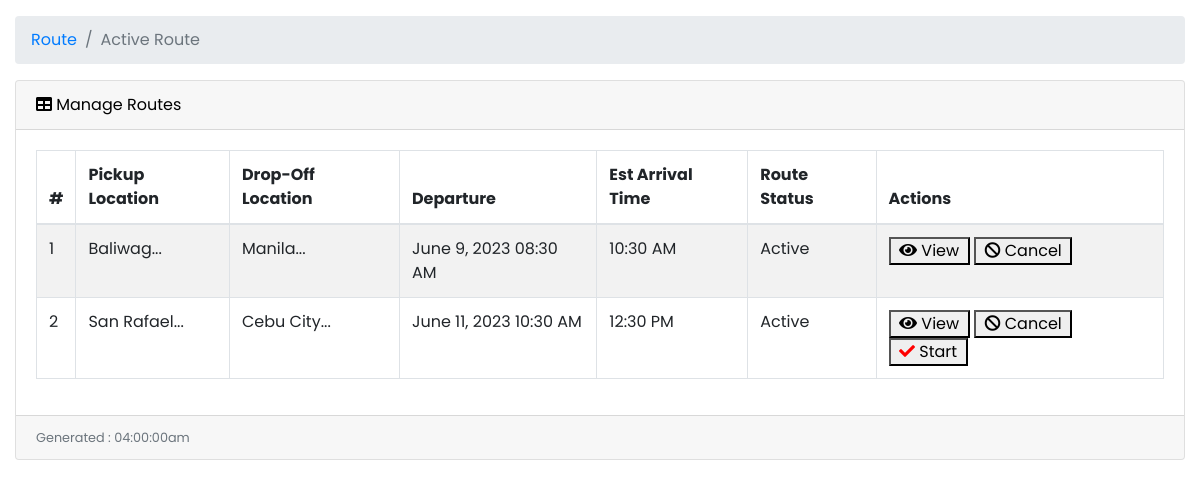
The page /user/driverRoute.php?status=Active (signed in) on the database as committed earlier.
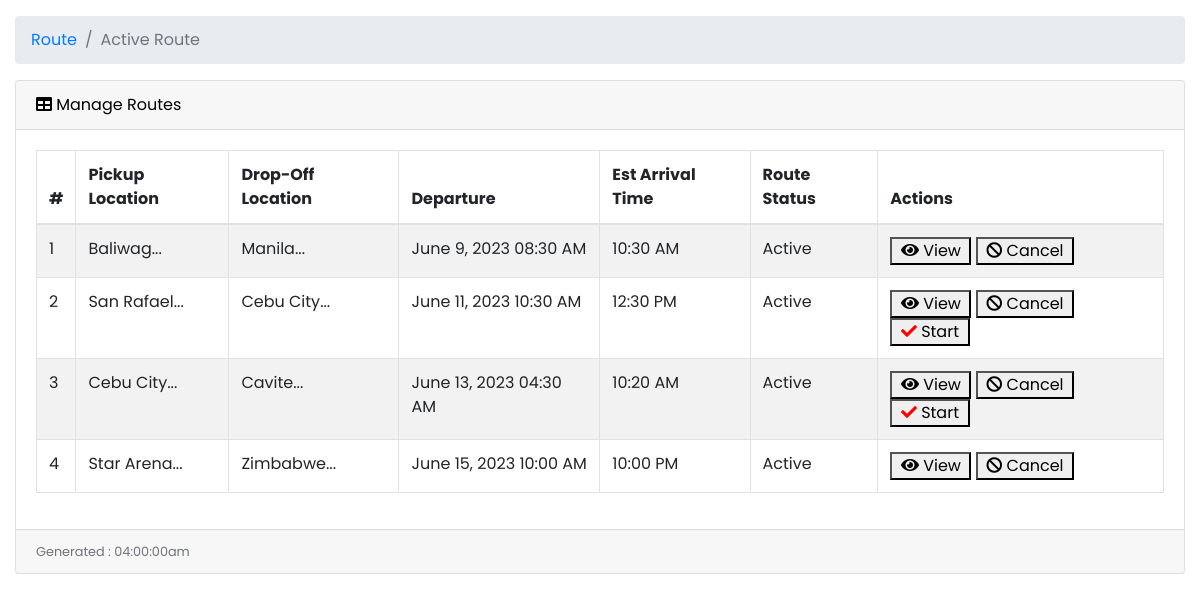
The same page on the database as committed later.
### tables this page shows
CREATE TABLE `route` (
  `route_id` int(11) NOT NULL,
  `car_id` int(11) NOT NULL,
  `pickup_loc` varchar(255) NOT NULL,
  `dropoff_loc` varchar(255) NOT NULL,
  `departure` datetime NOT NULL DEFAULT current_timestamp(),
  `est_arrival_time` time NOT NULL,
  `route_status` varchar(15) NOT NULL,
  `cancellation_reason` varchar(255) DEFAULT NULL,
  `created_at` timestamp NOT NULL DEFAULT current_timestamp(),
  `updated_at` timestamp NOT NULL DEFAULT current_timestamp() ON UPDATE current_timestamp()
);

### user/driverRoute.php (the view, shortened to what the changed rows need)
<?php
include('../db.php');
?>
<!DOCTYPE html>
<html lang="en">
<head>
    <link href="vendor/fontawesome-free/css/all.min.css" rel="stylesheet" type="text/css">
    <link href="vendor/datatables/dataTables.bootstrap4.css" rel="stylesheet">
    <link href="vendor/css/sb-admin.css" rel="stylesheet">
</head>
<body id="page-top">
    <div id="wrapper">
        <div id="content-wrapper">
            <div class="container-fluid">
                <?php
                if (isset($_GET['status']) && $_GET['status'] === 'Active') {
                ?>
                    <div class="card mb-3">
                        <div class="card-body">
                            <div class="table-responsive">
                                <table class="table table-bordered table-striped table-hover" id="dataTable" width="100%" cellspacing="0">
                                    <thead>
                                        <tr>
                                            <th>#</th>
                                            <th>Pickup Location</th>
                                            <th>Drop-Off Location</th>
                                            <th>Departure</th>
                                            <th>Est Arrival Time</th>
                                            <th>Route Status</th>
                                            <th>Actions</th>
                                        </tr>
                                    </thead>
                                    <tbody>
                                        <?php
                                        $user_id = $_SESSION['user_id'];
                                        $ret = "SELECT r.*, c.*
                                        FROM route AS r
                                        INNER JOIN car AS c ON r.car_id = c.car_id
                                        WHERE (c.user_id = ? AND r.route_status IN ('Active', 'Fully Booked', 'Start', 'Picked-up','Dropped-off'))
                                        ORDER BY r.route_id";
                                        $stmt = $db->prepare($ret);
                                        $stmt->bind_param("s", $user_id);
                                        $stmt->execute();
                                        $result = $stmt->get_result();
                                        $cnt = 1;
                                        while ($row = $result->fetch_assoc()) {
                                            $car_id = $row['car_id'];
                                            $route_id = $row['route_id'];
                                            $countSeatsSql = "SELECT COUNT(*) AS total_seats FROM seat WHERE route_id = ?";
                                            $stmt = $db->prepare($countSeatsSql);
                                            $stmt->bind_param("i", $route_id);
                                            $stmt->execute();
                                            $countResult = $stmt->get_result();
                                            $countRow = $countResult->fetch_assoc();
                                            $totalSeats = $countRow['total_seats'];
                                            $checkBookingStatusSql = "SELECT COUNT(*) AS dropped_off_seats
                                            FROM seat
                                            INNER JOIN booking ON seat.seat_id = booking.seat_id
                                            WHERE seat.route_id = ? AND booking.booking_status = 'Dropped-off'";
                                            $stmt = $db->prepare($checkBookingStatusSql);
                                            $stmt->bind_param("i", $route_id);
                                            $stmt->execute();
                                            $bookingStatusResult = $stmt->get_result();
                                            $bookingStatusRow = $bookingStatusResult->fetch_assoc();
                                            $droppedOffSeats = $bookingStatusRow['dropped_off_seats'];
                                            $checkSeatsSql = "SELECT COUNT(*) AS available_seats
                                                                FROM seat
                                                                WHERE route_id = ? AND seat_status = 'Available'";
                                            $stmt = $db->prepare($checkSeatsSql);
                                            $stmt->bind_param("i", $route_id);
                                            $stmt->execute();
                                            $seatResult = $stmt->get_result();
                                            $seatRow = $seatResult->fetch_assoc();
                                            $availableSeats = $seatRow['available_seats'];
                                            echo "<tr>";
                                            echo "<td>" . $cnt . "</td>";
                                            echo "<td>" . substr($row['pickup_loc'], 0, 15) . "...</td>";
                                            echo "<td>" . substr($row['dropoff_loc'], 0, 15) . "...</td>";
                                            echo "<td>" . date('F j, Y h:i A', strtotime($row['departure'])) . "</td>";
                                            echo "<td>" . date('h:i A', strtotime($row['est_arrival_time'])) . "</td>";
                                            echo "<td>" . $row['route_status'] . "</td>";
                                            echo "<td>";
                                            echo "<a href='viewRoute.php?user_id=" . $row['user_id'] . "&list=Active&route_id=" . $route_id . "'>
                                                    <button>&nbsp;&nbsp;<i class='fa fa-eye'></i>&nbsp;View&nbsp;&nbsp;</button>
                                                </a>";
                                            echo "<a onclick='return confirm(\"Are you sure you want to cancel the route?\")' href='cancelRoute.php?user_id=" . $row['user_id'] . "&car_id=" . $car_id . "&route_id=" . $route_id . "'>
                                                    <button>&nbsp;&nbsp;<i class='fa fa-ban'></i>&nbsp;Cancel&nbsp;&nbsp;</button>
                                                </a>";
                                            if ($availableSeats < $totalSeats && $row['route_status'] === 'Active') {
                                                echo "<button onclick='markRouteAsDone(" . $route_id . ");'>&nbsp;&nbsp;<i class='fa fa-check' style='color:red;'></i>&nbsp;Start&nbsp;&nbsp;</button>";
                                            } else if ($droppedOffSeats == $totalSeats && $row['route_status'] === 'Start') {
                                                echo "<a onclick='return confirm(\"Are you sure you want to mark the route as done?\")' href='doneRoute.php?list=driverRoute.php?status=Active&user_id=" . $row['user_id'] . "&car_id=" . $car_id . "&route_id=" . $route_id . "'>
                                                <button>&nbsp;&nbsp;<i class='fa fa-check' style = 'color: green'></i>&nbsp;Done&nbsp;&nbsp;</button>
                                            </a>";
                                            }
                                            echo "</td>";
                                            echo "</tr>";
                                            $cnt++;
                                        }
                                        ?>
                                    </tbody>
                                </table>
                            </div>
                        </div>
                    </div>
                <?php
                }
                ?>
            </div>
        </div>
</body>
</html>

Rows that differ between the two databases and show on the page:
added route: pickup_loc "Cebu City", dropoff_loc "Cavite", departure "June 13, 2023 04:30 AM", est_arrival_time "10:20 AM", route_status "Active"
added route: pickup_loc "Star Arena", dropoff_loc "Zimbabwe", departure "June 15, 2023 10:00 AM", est_arrival_time "10:00 PM", route_status "Active"
